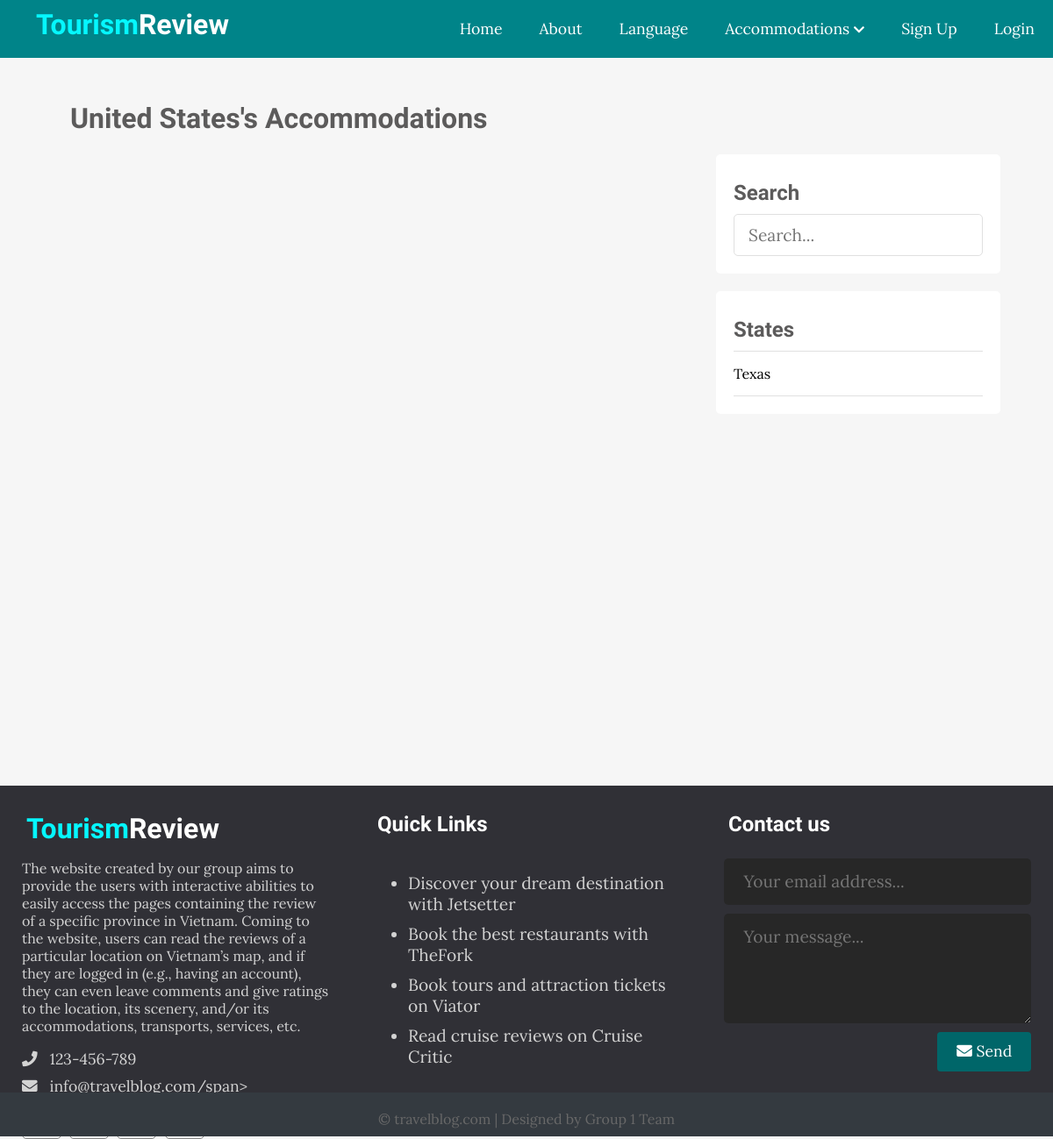
The app's page /usAccomm.php, older data.
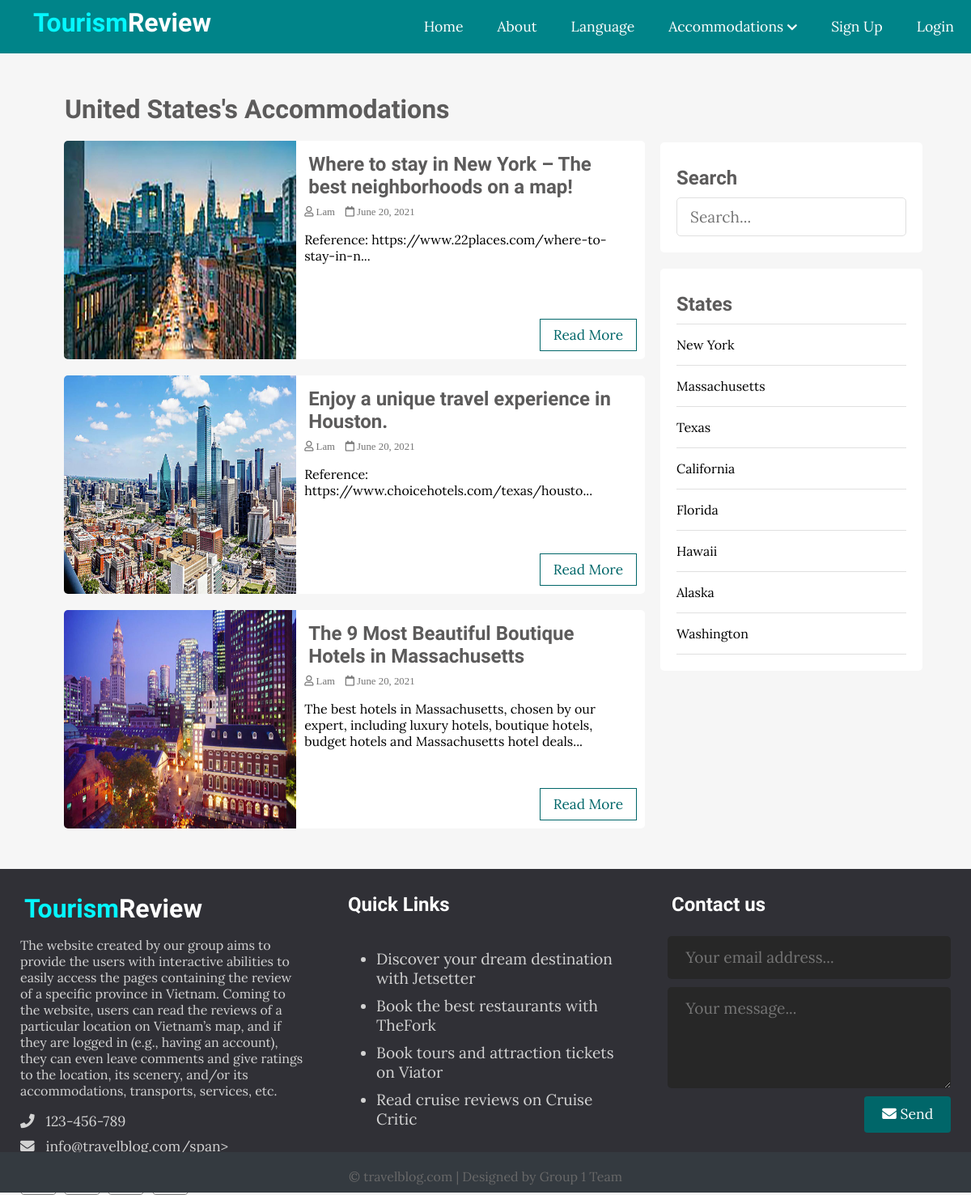
The same page, newer data.
### tables this page shows
CREATE TABLE `states` (
  `id` int(11) NOT NULL,
  `name` varchar(255) NOT NULL
);

CREATE TABLE `usaccomms` (
  `id` int(11) NOT NULL,
  `user_id` int(11) NOT NULL,
  `state_id` int(11) DEFAULT NULL,
  `title` varchar(255) NOT NULL,
  `image` varchar(255) NOT NULL,
  `body` text NOT NULL,
  `published` tinyint(4) NOT NULL,
  `created_at` datetime NOT NULL DEFAULT CURRENT_TIMESTAMP
);

CREATE TABLE `users` (
  `id` int(11) NOT NULL,
  `admin` tinyint(4) NOT NULL,
  `username` varchar(255) NOT NULL,
  `email` varchar(255) NOT NULL,
  `password` varchar(255) NOT NULL,
  `created_at` timestamp NOT NULL DEFAULT CURRENT_TIMESTAMP
);

### app/database/db.php (called while the page is built, shortened)
<?php
require('connect.php');
function executeQuery($sql, $data)
{
    global $conn;
    $stmt = $conn->prepare($sql);
    $values = array_values($data);
    $types = str_repeat('s', count($values));
    $stmt->bind_param($types, ...$values);
    $stmt->execute();
    return $stmt;
}
function selectAll($table, $conditions = [])
{
    global $conn;
    $sql = "SELECT * FROM $table";
    if (empty($conditions)) {
        $stmt = $conn->prepare($sql);
        $stmt->execute();
        $records = $stmt->get_result()->fetch_all(MYSQLI_ASSOC);
        return $records;
    }
}
function getPublishedUSAccommPosts()
{
    $sql = "SELECT usa.*, u.username FROM usaccomms AS usa JOIN users AS u ON usa.user_id=u.id WHERE usa.published=?";
    $stmt = executeQuery($sql, ['published' => 1]);
    $records = $stmt->get_result()->fetch_all(MYSQLI_ASSOC);
    return $records;
}

### app/controllers/usaccomms.php (called while the page is built, shortened)
<?php
include(ROOT_PATH . "/app/database/db.php");
$states = selectAll('states');

### usAccomm.php (the view, shortened to what this page needs)
<?php
include(ROOT_PATH . "/app/controllers/usaccomms.php");
$posts = array();
$postsTitle = 'United States\'s Accommodations';
if (isset($_GET['p_id'])) {
    $posts = getUSAccommPostsByStateId($_GET['p_id']);
    $postsTitle = "You searched for posts under '" . $_GET['name'] . "'";
} else if (isset($_POST['search-term'])) {
    $posts = searchUSAccommPosts($_POST['search-term']);
    $postsTitle = "You searched for '" . $_POST['search-term'] . "'";
} else {
    $posts = getPublishedUSAccommPosts();
}
?>
<!DOCTYPE html>
<html lang="en">
<head>
    <link rel="stylesheet" href="https://use.fontawesome.com/releases/v5.7.2/css/all.css">
    <link rel="stylesheet" href="assets/css/style.css">
</head>
<body>
    <?php include(ROOT_PATH . "/app/includes/header.php"); ?>
    <div class="page-wrapper">
        <div class="content clearfix">
            <div class="main-content">
                <h1 class="recent-post-title"><?php echo $postsTitle ?></h1>
                <?php foreach ($posts as $post) : ?>
                    <div class="post clearfix">
                        <img src="<?php echo BASE_URL . '/assets/images/' . $post['image']; ?>" alt="" class="post-image">
                        <div class="post-preview">
                            <h2><a href="singleUSAccomm.php?id=<?php echo $post['id']; ?>"><?php echo $post['title']; ?></a></h2>
                            <i class="far fa-user"> <?php echo $post['username']; ?></i>
                            <i class="far fa-calendar"> <?php echo date('F j, Y', strtotime($post['created_at'])); ?></i>
                            <p class="preview-text">
                                <?php echo html_entity_decode(substr($post['body'], 0, 150) . '...'); ?>
                            </p>
                            <a href="singleUSAccomm.php?id=<?php echo $post['id']; ?>" class="btn read-more">Read More</a>
                        </div>
                    </div>
                <?php endforeach; ?>
            </div>
            <div class="sidebar">
                <div class="section search">
                    <h2 class="section-title">Search</h2>
                    <form action="usAccomm.php" method="post">
                        <input type="text" name="search-term" class="text-input" placeholder="Search...">
                    </form>
                </div>
                <div class="section topics">
                    <h2 class="section-title">States</h2>
                    <ul>
                        <?php foreach ($states as $key => $state) : ?>
                            <li><a href="<?php echo BASE_URL . '/usAccomm.php?p_id=' . $state['id'] . '&name=' . $state['name'] ?>"><?php echo $state['name']; ?></a></li>
                        <?php endforeach; ?>
                    </ul>
                </div>
            </div>
        </div>
    </div>
    <?php include(ROOT_PATH . "/app/includes/footer.php"); ?>
</body>

### app/includes/header.php (shortened to what this page needs)
<header>
    <a href="<?php echo BASE_URL . '/index.php' ?>" class="logo">
      <h1 class="logo-text"><span>Tourism</span>Review</h1>
    </a>
    <ul class="nav">
      <li><a href="<?php echo BASE_URL . '/index.php' ?>">Home</a></li>
      <li><a href="#">About</a></li>
      <li class="ct-language">
               <a>Language</a>
            </li>
      <li>
        <a href="#"> Accommodations <i class="fa fa-chevron-down" style="font-size: .8em;"></i>
        </a>
      </li>
      <?php if (isset($_SESSION['id'])): ?>
        <li>
          <a href="#">
            <i class="fa fa-user"></i>
            <?php echo $_SESSION['username']; ?>
            <i class="fa fa-chevron-down" style="font-size: .8em;"></i>
          </a>
          <ul>
            <?php if($_SESSION['admin']): ?>
              <li><a href="<?php echo BASE_URL . '/admin/dashboard.php' ?>">Dashboard</a></li>
            <?php endif; ?>
            <li><a href="<?php echo BASE_URL . '/logout.php' ?>" class="logout">Logout</a></li>
          </ul>
        </li>
      <?php else: ?>
        <li><a href="<?php echo BASE_URL . '/register.php' ?>">Sign Up</a></li>
        <li><a href="<?php echo BASE_URL . '/login.php' ?>">Login</a></li>
      <?php endif; ?>
    </ul>
</header>

### app/includes/footer.php (shortened to what this page needs)
<div class="footer">
   <div class="footer-content">
     <div class="footer-section about">
       <h1 class="logo-text"><span>Tourism</span>Review</h1>
       <p>
           The website created by our group aims to provide the users with interactive abilities to easily access the pages containing the review of a specific province in Vietnam.
           Coming to the website, users can read the reviews of a particular location on Vietnam’s map, and if they are logged in (e.g., having an account), they can even leave comments and give ratings to the location, its scenery, and/or its accommodations, transports, services, etc.
       </p>
       <div class="contact">
         <span><i class="fas fa-phone"></i> &nbsp; 123-456-789</span>
         <span><i class="fas fa-envelope"></i> &nbsp; info@travelblog.com/span>
       </div>
       <div class="socials">
         <a href="#"><i class="fab fa-facebook"></i></a>
         <a href="#"><i class="fab fa-instagram"></i></a>
         <a href="#"><i class="fab fa-twitter"></i></a>
         <a href="#"><i class="fab fa-youtube"></i></a>
       </div>
     </div>
     <div class="footer-section links">
       <h2>Quick Links</h2>
       <br>
       <ul>
       <a href="https://www.jetsetter.com/">
           <li>Discover your dream destination with Jetsetter</li>
         </a>
         <a href="https://www.thefork.com/">
           <li>Book the best restaurants with TheFork</li>
         </a>
         <a href="https://www.viator.com/">
           <li>Book tours and attraction tickets on Viator</li>
         </a>
         <a href="https://www.cruisecritic.com.au/?sr=3&sd=1">
           <li>Read cruise reviews on Cruise Critic</li>
         </a>
       </ul>
     </div>
     <div class="footer-section contact-form">
       <h2>Contact us</h2>
       <br>
       <form action="https://formspree.io/f/mayaeapq/" method="post">
         <input type="email" name="Send by:" id="email-address"  class="text-input contact-input" placeholder="Your email address..." require>
         <textarea rows="4" name="message" id="Message:" class="text-input contact-input" placeholder="Your message..."></textarea>
         <button type="submit" class="btn btn-big contact-btn">
           <i class="fas fa-envelope"></i>
           Send
         </button>
       </form>
     </div>
   </div>
   <div class="footer-bottom">
     &copy; travelblog.com | Designed by Group 1 Team
   </div>
 </div>

### assets/css/style.css (style rules this page uses)
* { box-sizing: border-box; }
html, body { height: 100%; padding: 0px; margin: 0px; background: #f6f6f6; font-family: "Lora", serif; }
h1, h2, h3, h4, h5, h6 { font-family: "Candal", serif; color: #5c5b5b; margin: 5px; }
a { text-decoration: none; color: inherit; }
.clearfix::after { content: ""; display: block; clear: both; }
.btn { padding: 0.5rem 1rem; background: #006669; color: white; border: 1px solid transparent; border-radius: 0.25rem; font-size: 1.08em; font-family: "Lora", serif; }
.btn-big { padding: 0.7rem 1.3rem; line-height: 1.3rem; }
.text-input { padding: 0.7rem 1rem; display: block; width: 100%; border-radius: 5px; border: 1px solid #e0e0e0; outline: none; color: #444; line-height: 1.5rem; font-size: 1.2em; font-family: "Lora", serif; }
header { background: #008489; height: 66px; }
header * { color: white; }
header .logo { float: left; height: inherit; margin-left: 2em; }
header .logo-text { margin: 9px; font-family: "Candal", serif; }
header .logo-text span { color: #05f7ff; }
header ul { float: right; margin: 0px; padding: 0px; list-style: none; }
header ul li { float: left; position: relative; }
header ul li a { display: block; padding: 21px; font-size: 1.1em; text-decoration: none; }
.page-wrapper { min-height: 100%; }
.content { width: 90%; margin: 30px auto 30px; }
.content .main-content { width: 70%; float: left; }
.content .main-content .post { width: 95%; height: 270px; margin: 20px auto; border-radius: 5px; background: white; position: relative; }
.content .main-content .post .post-preview i { color: #757575; font-size: 0.8em; }
.content .main-content .post .preview-text { line-height: 1.5em; font-size: 1.03em; color: #444; }
.content .main-content .post .read-more { position: absolute; bottom: 10px; right: 10px; border: 1px solid #006669; background: transparent; border-radius: 0px; color: #006669 !important; }
.content .main-content .post .post-image { width: 40%; height: 100%; float: left; border-top-left-radius: 5px; border-bottom-left-radius: 5px; }
.content .main-content .post .post-preview { width: 60%; padding: 10px; float: right; }
.content .main-content .recent-post-title { margin: 20px; }
.content .sidebar { width: 30%; float: left; }
.content .sidebar .section { background: white; padding: 20px; border-radius: 5px; margin-bottom: 20px; }
.content .sidebar .section .section-title { margin: 10px 0px 10px 0px; }
.content .sidebar .section.search { margin-top: 80px; }
.content .sidebar .section.topics ul { margin: 0px; padding: 0px; list-style: none; border-top: 1px solid #e0e0e0; }
.content .sidebar .section.topics ul li a { display: block; padding: 15px 0px 15px 0px; border-bottom: 1px solid #e0e0e0; transition: all 0.3s; }
.footer { background: #303036; color: #d3d3d3; height: 400px; position: relative; }
.footer .footer-content { height: 350px; display: flex; }
.footer .footer-content .footer-section { flex: 1; padding: 25px; }
.footer .footer-content h1, .footer .footer-content h2 { color: white; }
.footer .footer-content .about h1 span { color: #05f7ff; }
.footer .footer-content .about .contact span { display: block; font-size: 1.1em; margin-bottom: 8px; }
.footer .footer-content .about .socials a { border: 1px solid gray; width: 45px; height: 41px; padding-top: 5px; margin-right: 5px; text-align: center; display: inline-block; font-size: 1.3em; border-radius: 5px; transition: all 0.3s; }
.footer .footer-content .links ul a { display: block; margin-bottom: 10px; font-size: 1.2em; transition: all 0.3s; }
.footer .footer-content .contact-form .contact-input { background: #272727; color: #bebdbd; margin-bottom: 10px; line-height: 1.5rem; padding: 0.9rem 1.4rem; border: none; }
.footer .footer-content .contact-form .contact-btn { float: right; font-size: 1.1em; font-family: "Lora", serif; }
.footer .footer-bottom { background: #343a40; color: #686868; height: 50px; width: 100%; text-align: center; position: absolute; bottom: 0px; left: 0px; padding-top: 20px; }

Row changes from the older to the newer data that the page shows:
added usaccomms: image (picture), title "Where to stay in New York – The best neighborhoods on a map!", user.username "Lam", created_at "June 20, 2021", body "Reference: https://www.22places.com/where-to-stay-in-n..."
added usaccomms: image (picture), title "Enjoy a unique travel experience in Houston.", user.username "Lam", created_at "June 20, 2021", body "Reference: https://www.choicehotels.com/texas/housto..."
added usaccomms: image (picture), title "The 9 Most Beautiful Boutique Hotels in Massachusetts", user.username "Lam", created_at "June 20, 2021", body "The best hotels in Massachusetts, chosen by our expert, including luxury hotels, boutique hotels, budget hotels and Massachusetts hotel deals..."
added states: name "New York"
added states: name "Massachusetts"
added states: name "California"
added states: name "Florida"
added states: name "Hawaii"
added states: name "Alaska"
added states: name "Washington"
